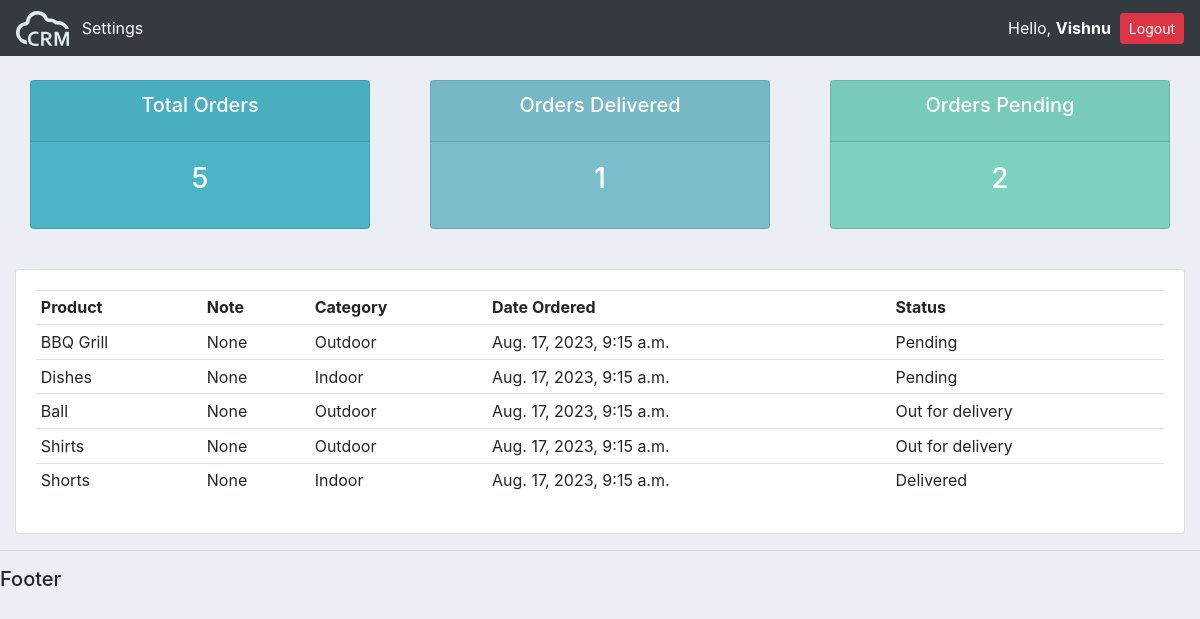
The app's page /user/ (signed in) with its own data.
### accounts/models.py (models this page shows, shortened)
class Order(models.Model):
    STATUS = (
        ('Pending', 'Pending'),
        ('Out for delivery','Out for delivery'),
        ('Delivered', 'Delivered')
    )
    customer = models.ForeignKey(Customer, null=True, on_delete=models.SET_NULL)
    product = models.ForeignKey(Product, null=True, on_delete=models.SET_NULL)
    date_created = models.DateTimeField(auto_now_add = True, null = True)
    status = models.CharField(max_length = 200, null = True, choices=STATUS)
    note = models.CharField(max_length=200, null = True)

class Product(models.Model):
    CATEGORY = (
        ('Indoor', 'Indoor'),
        ('Outdoor', 'Outdoor')
    )
    name = models.CharField(max_length = 200, null = True)
    price = models.FloatField(null = True)
    category = models.CharField(max_length = 200, null = True, choices=CATEGORY)
    description = models.CharField(max_length = 200, null = True, blank=True)
    date_created = models.DateTimeField(auto_now_add = True, null = True)
    tags = models.ManyToManyField(Tag)
    def __str__(self) -> str:
        return self.name

### accounts/decorators.py (the view)
        def wrapper_func(request, *args, **kwargs):
            group= None
            if request.user.groups.exists():
                group = request.user.groups.all()[0].name
            if group in allowed_roles:
                return view_func(request, *args, **kwargs)
            else:
                return HttpResponse('You are not authorized to view this page')

### accounts/views.py (called while the page is built)
@login_required(login_url='login')
@allowed_users(allowed_roles=['customer'])
def userPage(request):
    orders = request.user.customer.order_set.all()
    total_orders = orders.count()
    delivered = orders.filter(status='Delivered').count()
    pending = orders.filter(status='Pending').count()
    context = {'orders': orders, 'total_orders':total_orders, 'delivered': delivered, 'pending':pending}
    return render(request, 'accounts/user.html', context)

### accounts/templates/accounts/user.html
{% extends 'accounts/main.html' %}
{% block content %}
{% include 'accounts/status.html' %}
<br>
<div class="container-fluid">
    <div class="row">
        <div class="col-md">
            <div class="card card-body">
                <table class="table table-sm">
                    <tr>
                        <th>Product</th>
                        <th>Note</th>
                        <th>Category</th>
                        <th>Date Ordered</th>
                        <th>Status</th>
                    </tr>
                    {% for order in orders %}
                    <tr>
                        <td>{{order.product}}</td>
                        <td>{{order.note}}</td>
                        <td>{{order.product.category}}</td>
                        <td>{{order.date_created}}</td>
                        <td>{{order.status}}</td>
                    </tr>
                    {% endfor %}
                </table>
            </div>
        </div>
    </div>
</div>
{% endblock  %}

### accounts/templates/accounts/navbar.html (shortened to what this page needs)
{% load static %}
<nav class="navbar navbar-expand-lg navbar-dark bg-dark">
    <img style="height: 35px; padding-right: 5px;" src="{% static 'images/Vector.svg' %}" alt="">
    <div class="collapse navbar-collapse" id="navbarNav">
      <ul class="navbar-nav">
        {% if request.user.is_staff %}
        <li class="nav-item active">
          <a class="nav-link" href="{% url 'home' %}">Dashboard</a>
        </li>
        <li class="nav-item">
          <a class="nav-link" href="{% url 'products' %}">Products</a>
        </li>
        {% else %}
        <li class="nav-item active">
          <a class="nav-link" href="{% url 'account' %}">Settings</a>
        </li>
        {% endif %}
      </ul>
    </div>
    <span>Hello, <b>{{request.user}}</b></span>&nbsp;&nbsp;
    <span><a class="btn btn-sm btn-danger" href={% url 'logout' %}>Logout</a></span>
</nav>

### static/css/main.css (style rules this page uses)
body { background-color: #ebeff5; }

### records on screen
Order: product "BBQ Grill", note "None", product.category "Outdoor", date_created "Aug. 17, 2023, 9:15 a.m.", status "Pending"
Order: product "Dishes", note "None", product.category "Indoor", date_created "Aug. 17, 2023, 9:15 a.m.", status "Pending"
Order: product "Ball", note "None", product.category "Outdoor", date_created "Aug. 17, 2023, 9:15 a.m.", status "Out for delivery"
Order: product "Shirts", note "None", product.category "Outdoor", date_created "Aug. 17, 2023, 9:15 a.m.", status "Out for delivery"
Order: product "Shorts", note "None", product.category "Indoor", date_created "Aug. 17, 2023, 9:15 a.m.", status "Delivered"

### other values on screen
{{ request.user }} "Vishnu"
{{ total_orders }} "5"
{{ delivered }} "1"
{{ pending }} "2"
